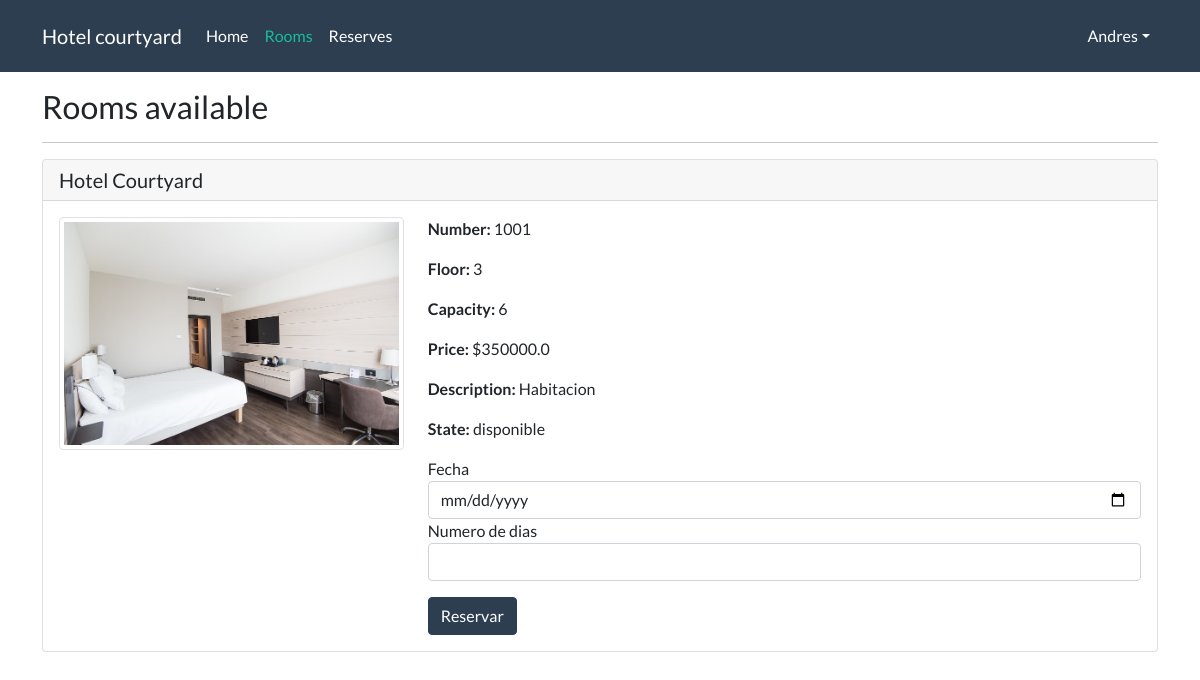
The page /rooms (signed in) on the database its author committed.
### app.py (models this page shows)
class Habitacion(db.Model):
    id = db.Column(db.Integer, primary_key=True)
    hotel_id = db.Column(db.Integer, db.ForeignKey('hotel.id'))
    piso = db.Column(db.Integer)
    precio = db.Column(db.Integer)
    descripcion = db.Column(db.String)
    estado = db.Column(db.String)
    numero = db.Column(db.Integer)
    capacidad = db.Column(db.Integer)
    id_tarjeta_llave = db.Column(db.Integer)

### app.py (the view)
@app.route('/rooms')
def getrooms():
    rooms = Habitacion.query.filter_by(estado='disponible').all()
    return render_template('rooms.html', rooms=rooms)

### templates/rooms.html (shortened to what this page needs)
{% extends './layout.html' %}
{% block classrooms %}active{% endblock %}
{% block body %}
    <h3 class="mt-3">Rooms available</h3>
    <hr>
    {% if rooms|length > 0 %}
        {% for room in rooms %}
            <div class="card">
                <h5 class="card-header">Hotel Courtyard</h5>
                <div class="card-body">
                    <div class="row">
                        <div class="col-md-4">
                            <img src="/static/images/rooms/room1.jpg" alt="" class="img-thumbnail">
                        </div>
                        <div class="col-md-8">
                            <p><strong>Number: </strong>{{room.numero}}</p>
                            <p><strong>Floor: </strong>{{room.piso}}</p>
                            <p><strong>Capacity: </strong>{{room.capacidad}}</p>
                            <p><strong>Price: </strong>${{room.precio}}</p>
                            <p><strong>Description: </strong>{{room.descripcion}}</p>
                            <p><strong>State: </strong>{{room.estado}}</p>
                            <form action="/reserve" method="POST">
                                <div class="form-group">
                                    <label for="">Fecha</label>
                                    <input type="date" name="fecha" class="form-control">
                                </div>
                                <div class="form-group">
                                    <label for="">Numero de dias</label>
                                    <input type="number" name="dias" class="form-control" id="">
                                </div>
                                <button type="submit" class="btn btn-primary mt-3">Reservar</button>
                            </form>
                        </div>
                    </div>
                </div>
            </div>
        {% endfor %}
    {% else %}
        <div>
            <p class="alert alert-info">No rooms available</p>
        </div>
    {% endif %}
{%endblock%}

### rows shown on the page
Habitacion: numero "1001", piso "3", capacidad "6", precio "350000.0", descripcion "Habitacion", estado "disponible"

### other values the page prints
{{ session['username'] }} "Andres"
